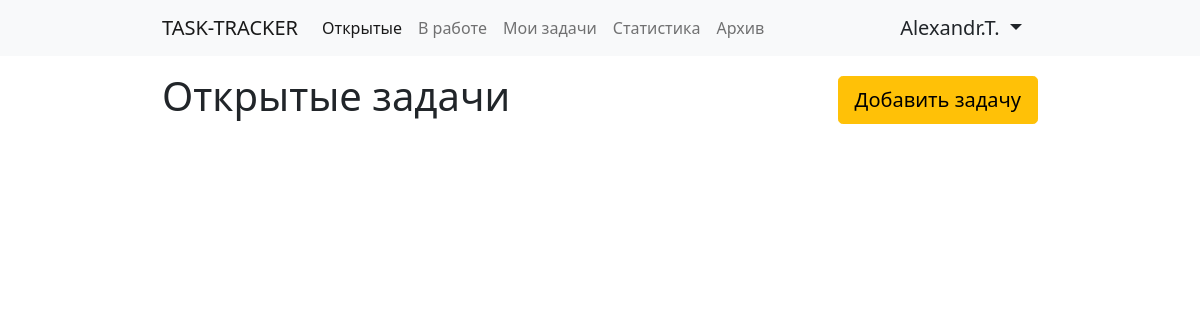
/ (signed in), run on an earlier commit of the app's database.
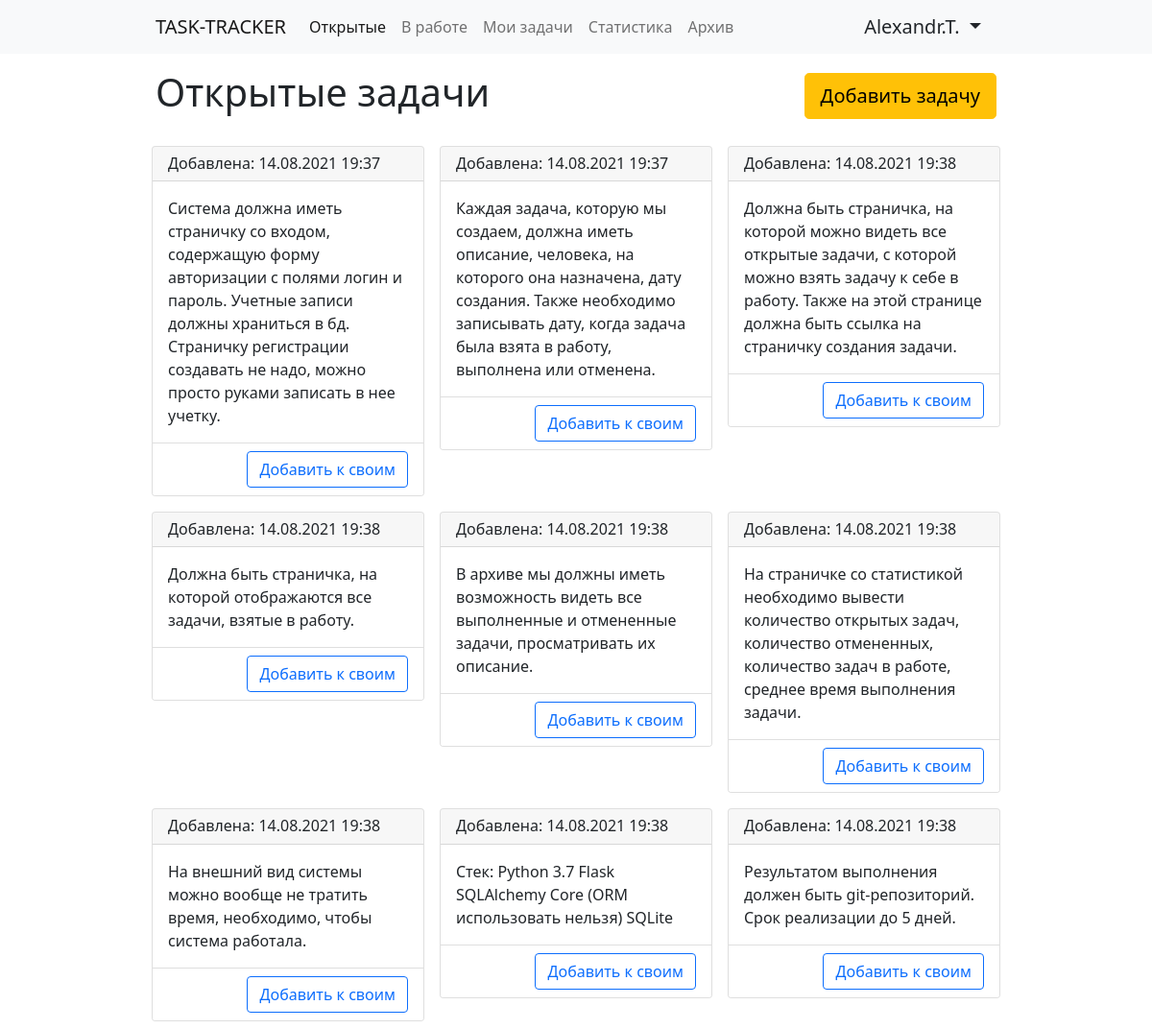
And on a later commit of the database.
### tables this page shows
CREATE TABLE "user" (
	id INTEGER NOT NULL, 
	login VARCHAR, 
	password VARCHAR, 
	fullname VARCHAR, 
	PRIMARY KEY (id), 
	CONSTRAINT uq_user_login UNIQUE (login)
);

CREATE TABLE ticket (
	id INTEGER NOT NULL, 
	description VARCHAR, 
	created_at DATETIME, 
	user_id INTEGER, 
	current_status INTEGER, 
	status_updated_at DATETIME, 
	PRIMARY KEY (id), 
	FOREIGN KEY(user_id) REFERENCES user (id), 
	FOREIGN KEY(current_status) REFERENCES status (id)
);

### app.py (the view)
@app.route('/', methods=['GET', 'POST'])
@check_auth
def main(user):
    if request.method == "GET":
        tickets = get_opened_tickets()
        return render_template(
            "index.html",
            user=user,
            tickets=tickets
        )
    if request.method == "POST":
        ticket = request.form.get('ticket')
        change_ticket_status(ticket, user['id'], "В работе")
        return redirect('/')

### services/auth.py (called while the page is built)
def check_auth(func):
    @wraps(func)
    def wrapper(*args, **kwargs):
        if not request.cookies.get('authenticated_user'):
            return redirect('/login/')
        else:
            user_info = engine.execute(select(users).where(users.c.id == request.cookies.get('authenticated_user'))).fetchone()
            user = {
                'id': user_info[0],
                'login': user_info[1],
                'fullname': user_info[3],
            }
            return func(*args, user=user, **kwargs)
    return wrapper

### services/tickets.py (called while the page is built)
def get_opened_tickets():
    query = select(tickets).select_from(
        tickets.join(
            statuses,
            tickets.c.current_status == statuses.c.id
        )
    ).where(
        statuses.c.title == "Новый"
    )
    tickets_list = engine.execute(query).fetchall()
    return parse_tickets(tickets_list)

def parse_tickets(tickets_list):
    tickets = []
    for t in tickets_list:
        tickets.append(
            {
                'id': t[0],
                'description': t[1],
                'created_at': t[2],
                'user_id': t[3],
                'current_status': t[4],
                'status_updated_at': t[5],
            }
        )
    return tickets

### templates/index.html (shortened to what this page needs)
{% extends 'base.html' %}
{% block content %}
    <div class="row mb-3">
        <div class="col-6">
            <h1>Открытые задачи</h1>
        </div>
        <div class="col-6 d-flex justify-content-end align-items-center">
            <div class="">
                <a href="/new_ticket/" class="btn btn-lg btn-warning">
                    Добавить задачу
                </a>
            </div>
        </div>
    </div>
    <div class="row">
        {% for ticket in tickets %}
            <div class="col-md-6 col-lg-4 p-2">
                <div class="card">
                    <div class="card-header">
                        <h6 class="mb-0">Добавлена: <span> {{ ticket.created_at.strftime('%d.%m.%Y %H:%M') }}</span>
                        </h6>
                    </div>
                    <div class="card-body">
                        <p class="card-text">{{ ticket.description }}</p>
                    </div>
                    <div class="card-footer bg-white">
                        <div class="row justify-content-end">
                            <div class="col-auto">
                                <form action="/" method="post">
                                    <button type="submit" class="btn btn-outline-primary">Добавить к своим</button>
                                </form>
                            </div>
                        </div>
                    </div>
                </div>
            </div>
        {% endfor %}
    </div>
{% endblock %}

### templates/base.html (shortened to what this page needs)
<!doctype html>
<html lang="ru">
<head>
    <link href="https://cdn.jsdelivr.net/npm/bootstrap@5.0.2/dist/css/bootstrap.min.css" rel="stylesheet"
>
</head>
<body>
<nav class="navbar navbar-expand-lg navbar-light bg-light mb-3">
    <div class="container-fluid w-75">
        <a class="navbar-brand text-uppercase" href="/">Task-tracker</a>
        <div class="collapse navbar-collapse" id="navbarSupportedContent">
            <ul class="navbar-nav me-auto mb-2 mb-lg-0">
                <li class="nav-item">
                    <a class="nav-link {% if request.path == "/" %} active {% endif %}" aria-current="page" href="/">
                        Открытые
                    </a>
                </li>
                <li class="nav-item">
                    <a class="nav-link {% if request.path == '/at_work/' %}active{% endif %}" aria-current="page" href="/at_work/">
                        В работе
                    </a>
                </li>
                <li class="nav-item">
                    <a class="nav-link {% if request.path == '/my_tickets/' %}active{% endif %}" aria-current="page" href="/my_tickets/">
                        Мои задачи
                    </a>
                </li>
                <li class="nav-item">
                    <a class="nav-link {% if request.path == '/statistic/' %}active{% endif %}" aria-current="page" href="/statistic/">
                        Статистика
                    </a>
                </li>
                <li class="nav-item">
                    <a class="nav-link {% if request.path == '/archive/' %}active{% endif %}" aria-current="page" href="/archive/">
                        Архив
                    </a>
                </li>
            </ul>
            <div class="d-flex">
                <div class="nav-item dropdown">
                    <div class="nav-link dropdown-toggle text-dark h5 mb-0" href="#" id="navbarDropdown" role="button"
                       data-bs-toggle="dropdown" aria-expanded="false">
                        {{ user.fullname }}
                    </div>
                </div>
            </div>
        </div>
    </div>
</nav>
<div class="container w-75">
    {% block content %} {% endblock %}
</div>
</body>
</html>

What changed in the data, as far as the page shows it:
added ticket: created_at "14.08.2021 19:37", description "Система должна иметь страничку со входом, содержащую форму авторизации с полями логин и пароль. Учетные записи должны храниться в бд. Страничку регистрации создавать не надо, можно просто руками записать в нее учетку."
added ticket: created_at "14.08.2021 19:37", description "Каждая задача, которую мы создаем, должна иметь описание, человека, на которого она назначена, дату создания. Также необходимо записывать дату, когда задача была взята в работу, выполнена или отменена."
added ticket: created_at "14.08.2021 19:38", description "Должна быть страничка, на которой можно видеть все открытые задачи, с которой можно взять задачу к себе в работу. Также на этой странице должна быть ссылка на страничку создания задачи."
added ticket: created_at "14.08.2021 19:38", description "Должна быть страничка, на которой отображаются все задачи, взятые в работу."
added ticket: created_at "14.08.2021 19:38", description "В архиве мы должны иметь возможность видеть все выполненные и отмененные задачи, просматривать их описание."
added ticket: created_at "14.08.2021 19:38", description "На страничке со статистикой необходимо вывести количество открытых задач, количество отмененных, количество задач в работе, среднее время выполнения задачи."
added ticket: created_at "14.08.2021 19:38", description "На внешний вид системы можно вообще не тратить время, необходимо, чтобы система работала."
added ticket: created_at "14.08.2021 19:38", description "Стек: Python 3.7 Flask SQLAlchemy Core (ORM использовать нельзя) SQLite"
added ticket: created_at "14.08.2021 19:38", description "Результатом выполнения должен быть git-репозиторий. Срок реализации до 5 дней."
